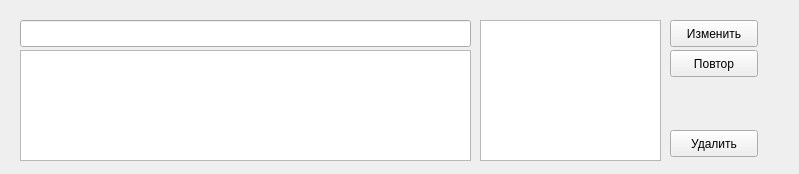
<?xml version="1.0" encoding="UTF-8"?>
<ui version="4.0">
 <class>Row</class>
 <widget class="QWidget" name="Row">
  <property name="geometry">
   <rect>
    <x>0</x>
    <y>0</y>
    <width>799</width>
    <height>174</height>
   </rect>
  </property>
  <property name="windowTitle">
   <string>Form</string>
  </property>
  <widget class="QWidget" name="MyRow" native="true">
   <property name="geometry">
    <rect>
     <x>20</x>
     <y>20</y>
     <width>761</width>
     <height>141</height>
    </rect>
   </property>
   <widget class="QPushButton" name="DeleteBtn">
    <property name="geometry">
     <rect>
      <x>650</x>
      <y>110</y>
      <width>88</width>
      <height>27</height>
     </rect>
    </property>
    <property name="text">
     <string>Удалить</string>
    </property>
   </widget>
   <widget class="QTextBrowser" name="Text">
    <property name="geometry">
     <rect>
      <x>0</x>
      <y>30</y>
      <width>451</width>
      <height>111</height>
     </rect>
    </property>
   </widget>
   <widget class="QLineEdit" name="Topic">
    <property name="geometry">
     <rect>
      <x>0</x>
      <y>0</y>
      <width>451</width>
      <height>27</height>
     </rect>
    </property>
    <property name="readOnly">
     <bool>true</bool>
    </property>
   </widget>
   <widget class="QListView" name="listMails">
    <property name="geometry">
     <rect>
      <x>460</x>
      <y>0</y>
      <width>181</width>
      <height>141</height>
     </rect>
    </property>
   </widget>
   <widget class="QPushButton" name="RepeteBtn">
    <property name="geometry">
     <rect>
      <x>650</x>
      <y>30</y>
      <width>88</width>
      <height>27</height>
     </rect>
    </property>
    <property name="text">
     <string>Повтор</string>
    </property>
   </widget>
   <widget class="QPushButton" name="EditBtn">
    <property name="geometry">
     <rect>
      <x>650</x>
      <y>0</y>
      <width>88</width>
      <height>27</height>
     </rect>
    </property>
    <property name="text">
     <string>Изменить</string>
    </property>
   </widget>
  </widget>
 </widget>
 <resources/>
 <connections/>
</ui>
